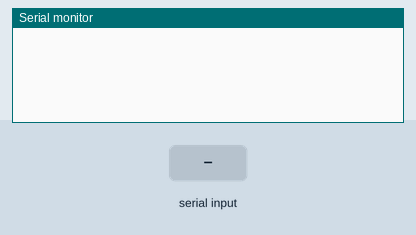
This program was run on a simulated ESP32. On the bench: the last lines printed to the serial monitor. The test bench sets the inputs (shaded band). The ROS host is connected and sends only what is stated.

Above: at 3.2 s.
3.3 s: "90,45\n" received over the second serial link
At 3.8 s:
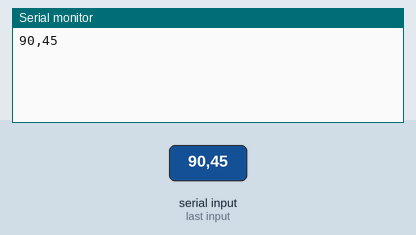
4.8 s: "5\n" received over the second serial link
At 6.1 s:
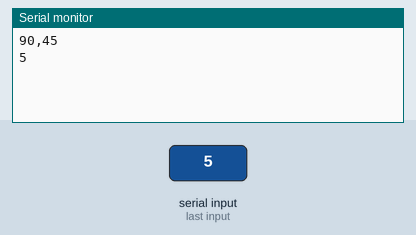

Measured:
- after the input at 3.3 s, the serial monitor: prints a new line at once (image 1)
- after the input at 4.8 s, the serial monitor: prints a new line at once (image 2)

The program:

main.cpp
```cpp
#include <Arduino.h>
#include <SoftwareSerial.h>
#include <geometry_msgs/msg/twist.h>
#include <micro_ros_platformio.h>
#include <rcl/error_handling.h>
#include <rcl/rcl.h>
#include <rclc/executor.h>
#include <rclc/rclc.h>
#include <stdio.h>

// As both during TX and RX softSerial is disabling interrupts
// you can not send data from RX to TX on a same ESP32
// left the original example in just to show how to use

// RX = pin 14, TX = 12, none-invert, buffersize 256.
SoftwareSerial swSer(14, 12, false, 256);

rcl_publisher_t publisher;
geometry_msgs__msg__Twist msg;
rclc_support_t support;
rcl_allocator_t allocator;
rcl_node_t node;

#define LED_PIN 13

#define RCCHECK(fn)                    \
    {                                  \
        rcl_ret_t temp_rc = fn;        \
        if ((temp_rc != RCL_RET_OK)) { \
            error_loop();              \
        }                              \
    }
#define RCSOFTCHECK(fn)                \
    {                                  \
        rcl_ret_t temp_rc = fn;        \
        if ((temp_rc != RCL_RET_OK)) { \
        }                              \
    }

void error_loop() {
    while (1) {
        digitalWrite(LED_PIN, !digitalRead(LED_PIN));
        delay(100);
    }
}


void setup() {
    IPAddress ip(192, 168, 2, 153);
    set_microros_wifi_transports("KoNaR_T3", "konarpany_down", ip, 8888);
    swSer.begin(9600);
    Serial.begin(9600);

    delay(2000);

    allocator = rcl_get_default_allocator();

    // create init_options
    RCCHECK(rclc_support_init(&support, 0, NULL, &allocator));

    // create node
    RCCHECK(rclc_node_init_default(&node, "micro_ros_rp2040_wifi_node", "", &support));

    // create publisher
    RCCHECK(rclc_publisher_init_default(
        &publisher,
        &node,
        ROSIDL_GET_MSG_TYPE_SUPPORT(geometry_msgs, msg, Twist),
        "cmd_vel"));
    msg.linear.x = 0.0;
}

void loop() {
    String ready = swSer.readStringUntil('\n');
    float x, z;
    sscanf(ready.c_str(), "%f%f", &x, &z);
    Serial.println(ready);
    msg.linear.x = z*0.5;
    msg.angular.z = x*0.5;

    RCSOFTCHECK(rcl_publish(&publisher, &msg, NULL));
    delay(100);
    // delay(100);
}
```
